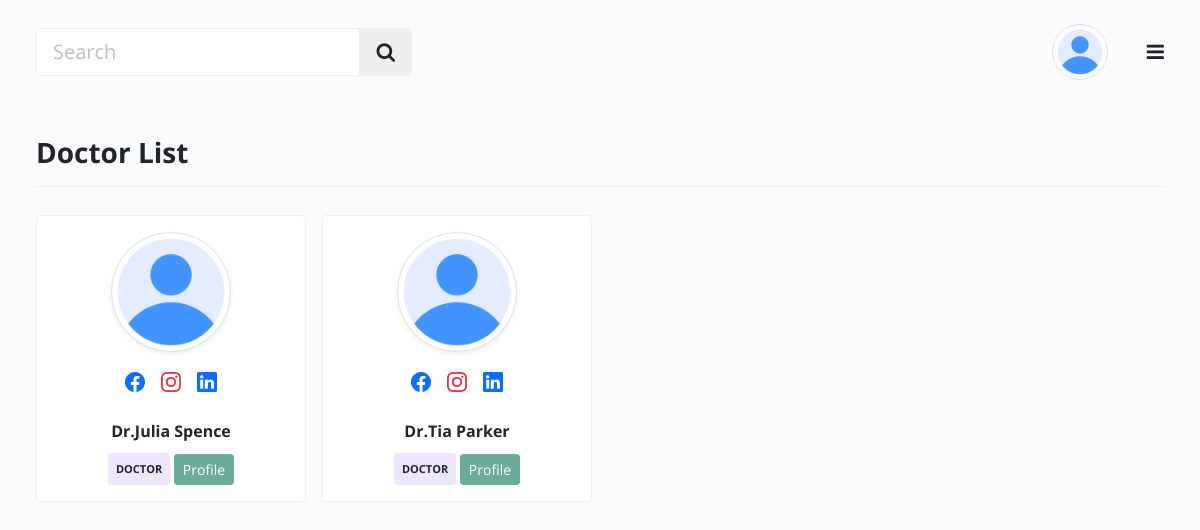
Page /doctors on the committed database.
### tables this page shows
CREATE TABLE users (
    id INTEGER PRIMARY KEY AUTOINCREMENT,
    dob TEXT NOT NULL,
    first_name TEXT NOT NULL,
    last_name TEXT NOT NULL,
    user_role TEXT NOT NULL,
    email TEXT NOT NULL UNIQUE,
    gender TEXT NOT NULL,
    phone_number TEXT NOT NULL,
    passcode TEXT NOT NULL
);

### app.py (the view)
@app.route("/doctors", methods=('GET', 'POST'))
def doctors():
    db = get_db()
    users = db.execute("SELECT * FROM users WHERE user_role != 'PATIENT'").fetchall()
    return render_template("doctors.html", data=users)

### api_routes/api_auth.py (called while the page is built)
@bp.before_app_request
def load_logged_in_user():
    user_id = session.get('user_id')
    if user_id is None:
        g.user = None
    else:
        g.user = get_db().execute(
            'SELECT * FROM users WHERE id = ?', (user_id,)
        ).fetchone()

### db.py (called while the page is built)
def dict_factory(cursor, row):
    d = {}
    for idx, col in enumerate(cursor.description):
        d[col[0]] = row[idx]
    return d

def get_db():
    if 'db' not in g:
        g.db = sqlite3.connect(
            'database.db',
            detect_types=sqlite3.PARSE_DECLTYPES
        )
        g.db.row_factory = dict_factory
    return g.db

### templates/doctors.html (shortened to what this page needs)
{% extends 'base.html' %}
{% block content %}
    <div class="main px-lg-4 px-md-4">
        {% include 'shared/header.html'%}
        <div class="body d-flex py-3">
            <div class="container-xxl">
                <div class="row align-items-center">
                    <div class="border-0 mb-4">
                        <div class="card-header py-3 no-bg bg-transparent d-flex align-items-center px-0 justify-content-between border-bottom flex-wrap">
                            <h3 class="fw-bold mb-0">Doctor List </h3>
                        </div>
                    </div>
                </div>
                <div class="row g-3 row-cols-1 row-cols-sm-2 row-cols-md-2 row-cols-lg-4 row-cols-xl-4 row-cols-xxl-4 row-deck py-1 pb-4">
                    {% for u in data %}
                    <div class="col">
                        <div class="card teacher-card ">
                            <div class="card-body d-flex flex-column">
                                <div class="profile-av mx-auto text-center w220">
                                    <img src="{{url_for('static', filename='assets/images/profile.png')}}" alt="" class="avatar xl rounded-circle img-thumbnail shadow-sm">
                                    <div class="about-info d-flex align-items-center mt-3 justify-content-center">
                                        <div class="followers rounded-circle me-3">
                                            <a href="#">
                                                <i class="bi bi-facebook fs-5 text-blue"></i>
                                            </a>
                                        </div>
                                        <div class="own-video rounded-circle me-3">
                                            <a href="#">
                                                <i class="bi bi-instagram fs-5 text-danger"></i>
                                            </a>
                                        </div>
                                        <div class="star rounded-circle ">
                                            <a href="#">
                                                <i class="bi bi-linkedin fs-5 text-blue"></i>
                                            </a>
                                        </div>
                                    </div>
                                </div>
                                <div class="teacher-info  w-100 text-center mt-3">
                                    <h6  class="mb-2 mt-2  fw-bold d-block fs-6">Dr.{{ u.first_name }} {{ u.last_name }}</h6>
                                    <span class="light-info-bg py-2 px-2 rounded-1 d-inline-block fw-bold small-11 mb-0 mt-1">{{ u.user_role }}</span>
                                    <a href="#" class="btn btn-primary btn-sm">Profile</a>
                                </div>
                            </div>
                        </div>
                    </div>
                    {% endfor %}
                </div>
            </div>
        </div>
    </div>
{% endblock %}

### rows in the picture
users: first_name "Julia", last_name "Spence", user_role "DOCTOR"
users: first_name "Tia", last_name "Parker", user_role "DOCTOR"
